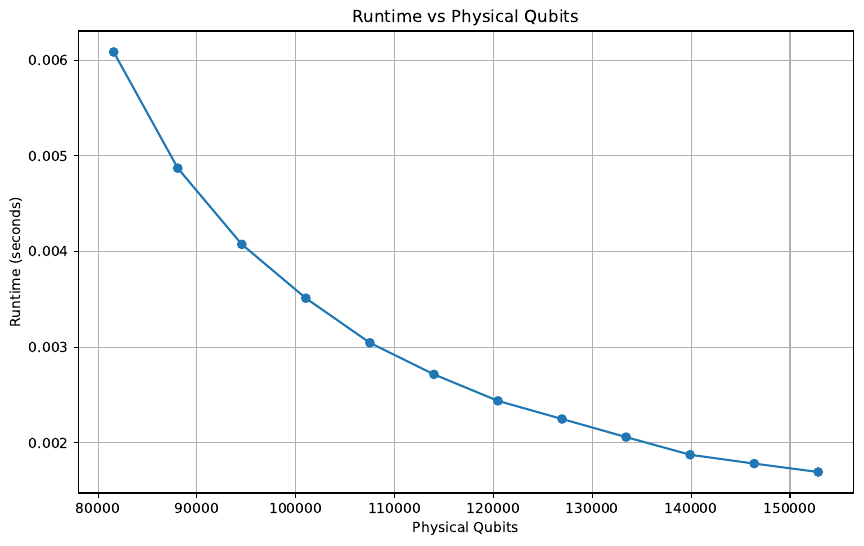

This figure's Python source:
import json
import matplotlib.pyplot as plt

# Define the path to the example3.json file
file_path = "./results/example3.json"

# Load the data from the JSON file
with open(file_path, "r") as file:
    data = json.load(file)

# Extract the frontier results
frontier_results = data["frontier_results"]

# Extract physical qubits and runtime_seconds into separate lists
physical_qubits = [result["physical_qubits"] for result in frontier_results]
runtime_seconds = [result["runtime_seconds"] for result in frontier_results]

# Plot the graph
plt.figure(figsize=(10, 6))
plt.plot(physical_qubits, runtime_seconds, marker="o", linestyle="-")
plt.xlabel("Physical Qubits")
plt.ylabel("Runtime (seconds)")
plt.title("Runtime vs Physical Qubits")
plt.grid(True)

# Save the plot to a PDF file
output_path = file_path.replace(".json", ".pdf")
plt.savefig(output_path, format="pdf", bbox_inches="tight")
plt.close()
